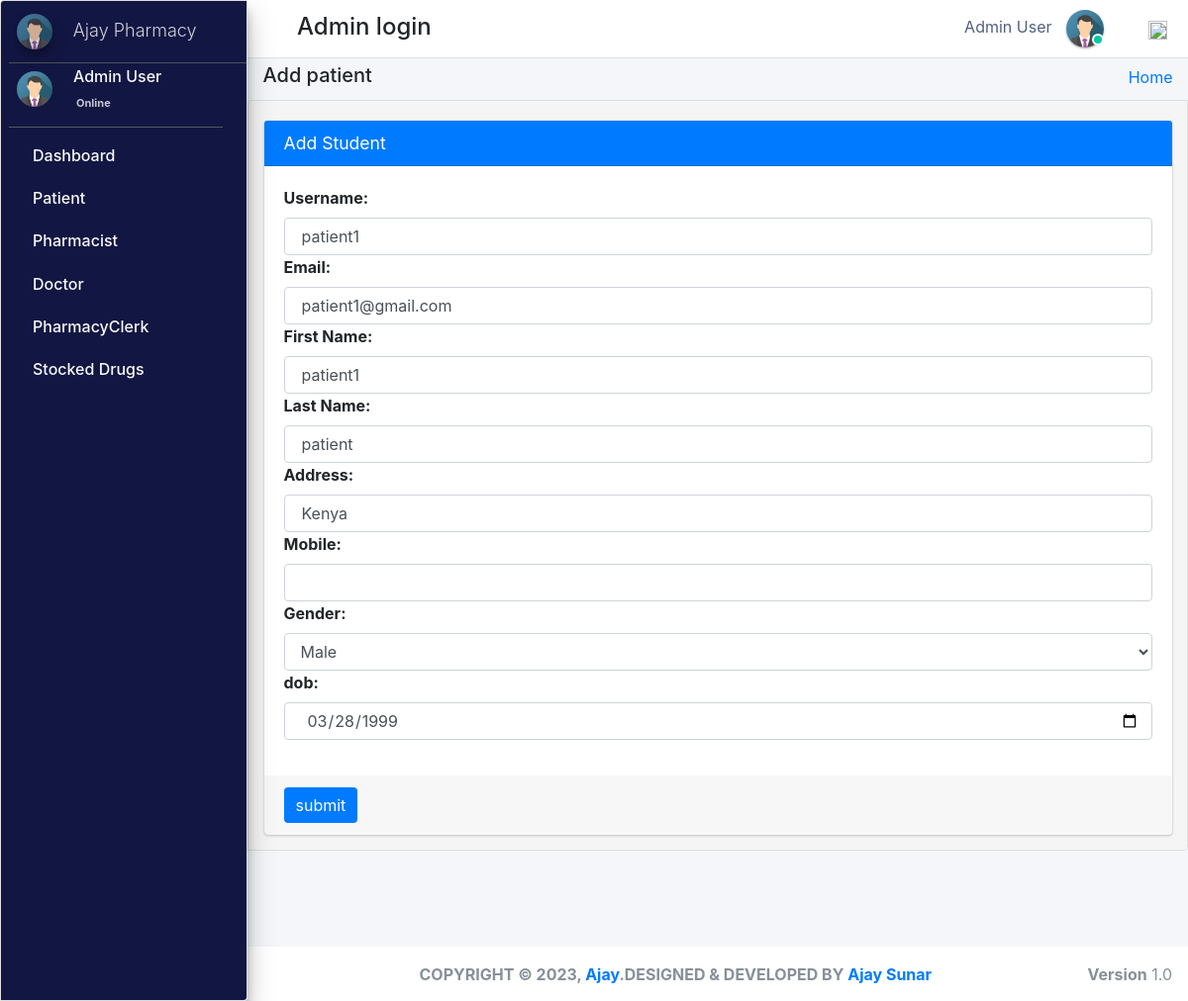
Page /admin_user/edit_patient/2/ (signed in) on the committed database.
### pharmacy/models.py (models this page shows, shortened)
class CustomUser(AbstractUser):
    user_type_data = ((1, "AdminHOD"), (2, "Pharmacist"), (3, "Doctor"), (4, "PharmacyClerk"),(5, "Patients"))
    user_type = models.CharField(default=1, choices=user_type_data, max_length=10)

class AdminHOD(models.Model):
    gender_category=(
        ('Male','Male'),
        ('Female','Female'),
    )
    admin = models.OneToOneField(CustomUser,null=True, on_delete = models.CASCADE)
    emp_no= models.CharField(max_length=100,null=True,blank=True)
    gender=models.CharField(max_length=100,null=True,choices=gender_category)
    mobile=models.CharField(max_length=10,null=True,blank=True)
    address=models.CharField(max_length=300,null=True,blank=True)
    profile_pic=models.ImageField(default="admin.png",null=True,blank=True)
    created_at = models.DateTimeField(auto_now_add=True)
    updated_at = models.DateTimeField(auto_now=True)
    date_employed=models.DateTimeField(auto_now_add=True, auto_now=False)
    objects = models.Manager()

class Patients(models.Model):
    gender_category=(
        ('Male','Male'),
        ('Female','Female'),
    )
    admin = models.OneToOneField(CustomUser,null=True, on_delete = models.CASCADE)
    reg_no=models.CharField(max_length=30,null=True,blank=True,unique=True)
    gender=models.CharField(max_length=7,null=True,blank=True,choices=gender_category)
    first_name=models.CharField(max_length=20,null=True,blank=True)
    last_name=models.CharField(max_length=20,null=True,blank=True)
    dob=models.DateTimeField(auto_now_add= False, auto_now=False,null=True,blank=True)
    phone_number=models.CharField(max_length=10,null=True,blank=True)
    profile_pic=models.ImageField(default="patient.jpg",null=True,blank=True)
    age= models.IntegerField(default='0', blank=True, null=True)
    address=models.CharField(max_length=300,null=True,blank=True)
    date_admitted=models.DateTimeField(auto_now_add=True, auto_now=False)
    last_updated = models.DateTimeField(auto_now_add=False, auto_now=True)

### pharmacy/HODViews.py (the view, shortened to what this page needs)
# urls.py: path('admin_user/edit_patient/<patient_id>/',HODViews.editPatient,name='edit_patient'),
def editPatient(request,patient_id):
    request.session['patient_id'] = patient_id
    patient = Patients.objects.get(admin=patient_id)
    form = EditPatientForm()
    form.fields['email'].initial = patient.admin.email
    form.fields['username'].initial = patient.admin.username
    form.fields['first_name'].initial = patient.first_name
    form.fields['last_name'].initial = patient.last_name
    form.fields['address'].initial = patient.address
    form.fields['gender'].initial = patient.gender
    form.fields['phone_number'].initial = patient.phone_number
    form.fields['dob'].initial = patient.dob
    context = {
        "id": patient_id,
        "form": form,
        "title":"Edit Patient"
    }
    return render(request, "hod_templates/edit_patient.html", context)

### pharmacy/forms.py
class EditPatientForm(forms.Form):
    username = forms.CharField(label="Username", max_length=50, widget=forms.TextInput(attrs={"class":"form-control"}))
    email = forms.EmailField(label="Email", max_length=50, widget=forms.EmailInput(attrs={"class":"form-control"}))
    first_name = forms.CharField(label="First Name", max_length=50, widget=forms.TextInput(attrs={"class":"form-control"}))
    last_name = forms.CharField(label="Last Name", max_length=50, widget=forms.TextInput(attrs={"class":"form-control"}))
    address = forms.CharField(label="Address", max_length=50, widget=forms.TextInput(attrs={"class":"form-control"}))
    phone_number = forms.CharField(label="Mobile", max_length=50, widget=forms.TextInput(attrs={"class":"form-control"}))
    gender_list = (
        ('Male','Male'),
        ('Female','Female')
    )
    gender = forms.ChoiceField(label="Gender", choices=gender_list, widget=forms.Select(attrs={"class":"form-control"}))
    dob= forms.DateField(label="dob", widget=DateInput(attrs={"class":"form-control"}))

### pharmacy/LoginCheckMiddleWare.py (called while the page is built, shortened)
    def process_view(self, request, view_func, view_args, view_kwargs):
        modulename = view_func.__module__
        user = request.user
        if user.is_authenticated:
            if user.user_type == "1":
                if modulename == "pharmacy.HODViews":
                    pass
                elif modulename == "":
                    pass
                elif modulename == "pharmacy.views" or modulename == "django.views.static":
                    pass
                else:
                    pass
            else:
                return redirect("login")
        else:
            if request.path == reverse("login"):
                pass
            else:
                return redirect("login")

### pharmacy/templates/hod_templates/edit_patient.html (shortened to what this page needs)
{% extends 'hod_templates/base_template.html'%} {% load crispy_forms_tags %} {% block page_title %}
<h5>Add patient</h5>
{% endblock page_title %} {% block main_content %}
<section class="content">
    <div class="container-fluid">
        <div class="row">
            <div class="col-md-12">
                <div class="card card-primary">
                    <div class="card-header">
                        <h3 class="card-title">Add Student</h3>
                    </div>
                    <form role="form" method="POST" action="" enctype="multipart/form-data">
                        <div class="card-body">
                            <div class="form-group">
                                {% for field in form %}
                                {{ field.label_tag }} {{ field }} {% endfor %}
                            </div>
                        </div>
                        <div class="card-footer">
                            <button type="submit" class="btn btn-primary">submit</button>
                        </div>
                    </form>
                </div>
            </div>
        </div>
    </div>
</section>
{% endblock main_content %}

### pharmacy/templates/hod_templates/base_template.html (shortened to what this page needs)
{% extends 'base_file.html' %} {% block htm %}
<body class="hold-transition sidebar-mini layout-fixed">
    <div class="wrapper">
        <nav class="main-header navbar navbar-expand navbar-white navbar-light">
            <ul class="navbar-nav">
                <li class="nav-item">
                    <a class="nav-link" data-widget="pushmenu" href="#" role="button"></a>
                </li>
            </ul>
            <h4 style="margin-left: 10px; margin-top: 5px;">Admin login </h4>
            <ul class="navbar-nav ml-auto">
                <li class="mx-3">
                    <a href="#" class="sm-submenu-with-image a">
                        <span>{{user.first_name}}  {{user.last_name}}</span>
                        <img src="{{request.user.adminhod.profile_pic.url}}" class="img-circle elevation-1" width="38" height="38" alt="">
                        <span class="avatar-status avatar-sm-status avatar-status-success"></span>
                    </a>
                </li>
                <li class="nav-item dropdown ml-3 low">
                    <a href="#" class="btn btn-outlined btn-black text-muted bg-transparent " data-toggle="dropdown" aria-expanded="false" data-wow-delay="0.7s"><img src="https://img.icons8.com/ios/50/000000/settings.png" width="19" height="19">
                    </a>
                </li>
            </ul>
        </nav>
        {% include 'hod_templates/sidebar.html'%}
        <div class="content-wrapper">
            <div class="content-header">
                <div class="container-fluid">
                    <div class="row ">
                        <div class="col-sm-6">
                            <h1 class="m-0 text-dark">
                                {% block page_title %} {% endblock page_title %}
                            </h1>
                        </div>
                        <div class="col-sm-6 ">
                            <ol class="breadcrumb float-sm-right">
                                <li class="breadcrumb-item"><a href="">Home</a></li>
                            </ol>
                        </div>
                    </div>
                </div>
            </div>
            {% block main_content %} {% endblock main_content %}
        </div>
        {% include 'hod_templates/footer.html'%}
    </div>
    {% endblock htm %}

### pharmacy/templates/hod_templates/sidebar.html (shortened to what this page needs)
<aside class="main-sidebar sidebar-dark-primary elevation-4">
    <a href="" class="brand-link ml-2">
        <img src="{{request.user.adminhod.profile_pic.url}}" alt="" width="36" height="36" class=" img-circle elevation-3" style="opacity: .8">
        <span class="brand-text font-weight-light mt-1 ml-3 mmust">Ajay  Pharmacy</span>
    </a>
    <div class="sidebar">
        <div class="user-panel mr-3">
            <div class="pull-left image sm-submenu-with-image a ml-2 ">
                <img src="{{request.user.adminhod.profile_pic.url}}" class="img-circle mt-2" width="36" height="36" alt="User Image">
            </div>
            <div class="pull-left info">
                <p>{{user.first_name}} {{user.last_name}}</p>
                <a href="#"> Online</a>
            </div>
        </div>
        <nav class="mt-2">
            <ul class="nav nav-pills nav-sidebar flex-column" data-widget="treeview" role="menu" data-accordion="false">
                <li class="nav-item">
                    <a href="{% url  'admin_dashboard' %}" class="nav-link">
                        <p>
                            Dashboard
                        </p>
                    </a>
                </li>
                <li class="nav-item">
                    <a href="#" class="nav-link">
                        <p>
                            Patient
                        </p>
                    </a>
                </li>
                <li class="nav-item">
                    <a href="#" class="nav-link">
                        <p>
                            Pharmacist
                        </p>
                    </a>
                </li>
                <li class="nav-item">
                    <a href="#" class="nav-link">
                        <p>
                            Doctor
                        </p>
                    </a>
                </li>
                <li class="nav-item">
                    <a href="#" class="nav-link">
                        <p>
                            PharmacyClerk
                        </p>
                    </a>
                </li>
                <li class="nav-item">
                    <a href="#" class="nav-link">
                        <p>
                            Stocked Drugs
                        </p>
                    </a>
                </li>
            </ul>
        </nav>
    </div>
</aside>

### static/css/main.css (style rules this page uses)
html { font-family: sans-serif; line-height: 1.15; -webkit-text-size-adjust: 100%; -webkit-tap-highlight-color: transparent; }
body { overflow-y: hidden; overflow-x: hidden; font-family: -apple-system, BlinkMacSystemFont, "Segoe UI", Roboto, "Helvetica Neue", Arial, "Noto Sans", sans-serif, "Apple Color Emoji", "Segoe UI Emoji", "Segoe UI Symbol", "Noto Color Emoji" !important; }
.content { background-color: #f5f5f5; border: 1px solid #dddddd; border-radius: 4px 0px 4px 0px; left: -1px; padding: 10px 7px 5px; }
.main-sidebar { background: #ffffff; border: 1px solid #dddddd; border-radius: 4px 0px 4px 0px; font-weight: bold; }
.content { height: 75vh; overflow-y: scroll; overflow-x: hidden; }
.content .row { margin-top: 20px !important; }
.main-sidebar { background-color: #121642 !important; color: white !important; }
.main-sidebar p { color: #f8f8f8 !important; font-weight: 500 !important }
.btn-primary { outline: none !important; border: none !important; }
.avatar-status { position: absolute; bottom: 12px; right: 75.4px; display: -ms-inline-flexbox; display: inline-flex; -ms-flex-negative: 0; flex-shrink: 0; -ms-flex-pack: center; justify-content: center; -ms-flex-align: center; align-items: center; white-space: nowrap; text-align: center; vertical-align: baseline; font-weight: 600; border: .125rem solid #fff; width: 12px; height: 12px; line-height: 1; font-size: .71094rem; border-radius: 50%; }
.avatar-status-success { color: #fff; background-color: #00c9a7; }
.pull-left { float: left; }
.pull-left { float: left!important; }
.user-panel>.info { padding: 5px 5px 5px 15px; line-height: 1; position: absolute; left: 55px; }
.user-panel>.info>p { font-weight: 600; margin-bottom: 9px; }
p { margin: 0 0 10px; }
.user-panel { padding-bottom: 20px; }
.user-panel:after { clear: both; }
.user-panel:before, .user-panel:after { content: " "; display: table; }
.user-panel>.info>a { text-decoration: none; padding-right: 5px; margin-top: 3px; font-size: 11px; overflow: hidden; white-space: nowrap; }
.mmust { overflow: hidden; white-space: nowrap; font-size: 18px; }
.container-fluid { width: 100%; padding-right: 15px; padding-left: 15px; margin-right: auto; margin-left: auto; }
.row { display: flex; flex-wrap: wrap; margin-right: -15px; margin-left: -15px; }
input { text-indent: 5px !important; }
input::placeholder { text-indent: 5px !important; }
.img-circle { border-radius: 50%; }
.content-wrapper .content-header { padding: 5px 0.5rem !important; }

### static/css/profile.css (style rules this page uses)
li { list-style-type: none ! }
.form-control { font-size: .875rem; }
.navbar-nav span { color: #525f7f !important; margin-right: 10px !important; }
body { font-family: 'Rubik', sans-serif; height: 100% !important; }
input { text-indent: 5px !important; }
input::placeholder { text-indent: 5px !important; }

### rows in the picture
CustomUser: first_name "Admin", last_name "User", user.adminhod.profile_pic (picture)
CustomUser: form "patient1" "patient1@gmail.com"
Patients: form "patient1" "patient" "Kenya" "Male" "03/28/1999"

### other values in the picture
{{ field.label_tag }} "Username:" "Email:" "First Name:" "Last Name:" "Address:" "Mobile:" "Gender:" "dob:"
